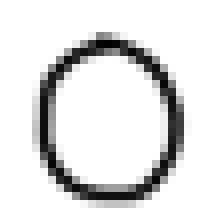
#> input picture test3/Unbenannt.png, 28 x 28 px, found by its file name (shown 8 times larger)
$ python tester.py
#> lines starting #> are read from the running program, lines starting #| are printed output that depends on the picture
import numpy as np
from PIL import Image

# === 1. Bild laden und vorbereiten ===
image_path = "Unbenannt.png"
img = Image.open(image_path).convert("L")      # Graustufen
img = img.resize((28, 28))                     # Größe anpassen
img = Image.eval(img, lambda x: 255 - x)       # Invertieren
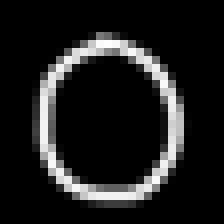
#> img: PIL image 28x28 L (shown 8 times larger); min 0, max 253, mean 29.5
img_array = np.array(img).astype(np.float32) / 255.0
img_flat = img_array.flatten()  # (784,)
#> img_flat = 784 values, max 0.992 at index 153, min 0 at index 0, mean 0.116

# === 2. Modell laden ===
data = np.load("trained_model.npz")
#> (reads numbers/trained_model.npz from the repository)
print("Gespeicherte Arrays:", list(data.keys()))

# [6 lines of commented-out code are left out]

#> (the run stopped early here; a loop or call above may not have finished)
